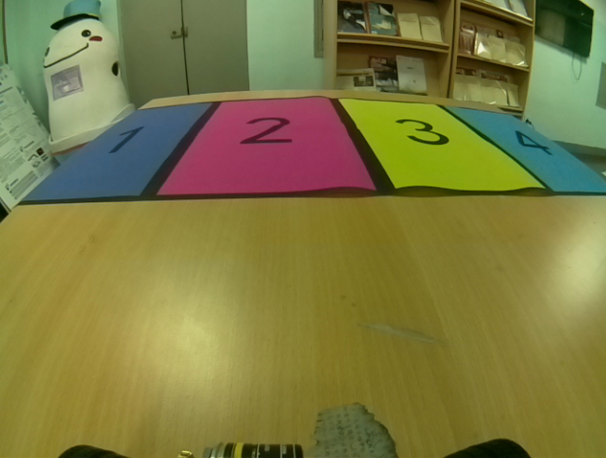
#> input picture Subtask_Code/Parking/2.PNG, 606 x 458 px, found by its file name
$ python parkinglot_detect_colorimage.py   (Python 2 division)   (older library calls are emulated)
#> lines starting #> are read from the running program, lines starting #| are printed output that depends on the picture; after the words box and inside, x2 and y2 are one past the last pixel; in counts of white or black regions, pixels touching at a corner belong together; long printed decimals are rounded
import cv2
import numpy as np
import math
#图片转换
img = cv2.imread("2.png")
#> img is the input picture: shape (458, 606, 3); mean B, G, R 65.1, 122, 125.3
img_c = img.copy()
img_hsv = cv2.cvtColor(img_c,cv2.COLOR_BGR2HSV)
#> img_hsv: shape (458, 606, 3); mean H, S, V 43, 142.9, 133.8
img_gray = cv2.cvtColor(img_c,cv2.COLOR_BGR2GRAY)
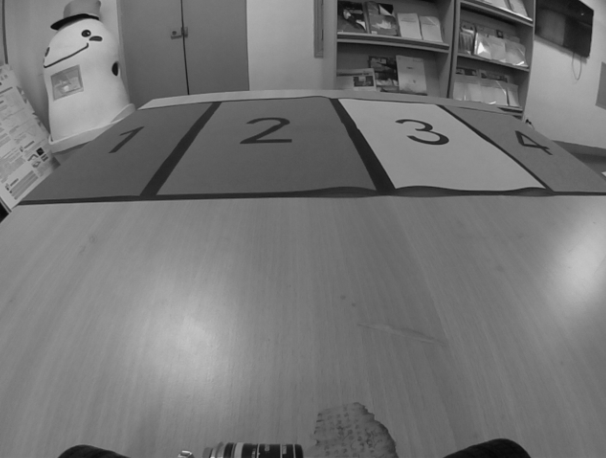
#> img_gray: shape (458, 606); min 7, max 241, mean 116.5
#img_th = cv2.threshold(img_gray,0,255,cv2.THRESH_OTSU)

cv2.imshow("img",img_c)
cv2.imshow("hsv",img_hsv)

#RGB
#test
##lower = np.array([135,30,230])
##upper = np.array([145,35,240])
#2.png黑色
##lower = np.array([0,20,00])
##upper = np.array([60,50,100])
#1.png粉色
##lower = np.array([30,5,100])
##upper = np.array([50,30,140])
#2.png粉色
##lower = np.array([85,45,130])
##upper = np.array([105,75,170])
#3.png粉色
##lower = np.array([0,0,160])
##upper = np.array([5,10,210])

##mask = cv2.inRange(img_c,lower,upper)

#HSV
#1
##lower = np.array([90,0,0])
##upper = np.array([110,255,255])
#2
lower = np.array([160,0,0])
upper = np.array([175,255,255])
# [6 lines of commented-out code are left out]

mask = cv2.inRange(img_hsv,lower,upper)
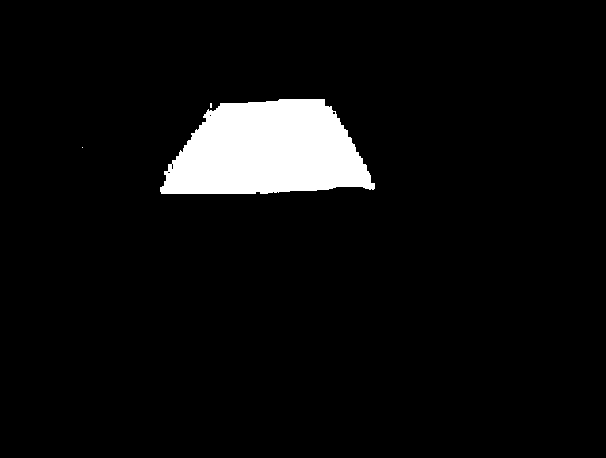
#> mask: shape (458, 606); 5.5% white; 3 white regions (2 under 20 px), largest, box (x1, y1, x2, y2) and area: (160, 99, 375, 194) 15302


#HSV颜色块提取&边框提取

#mask = cv2.erode (mask,None,iterations=3)
mask = cv2.dilate(mask,None,iterations=3)
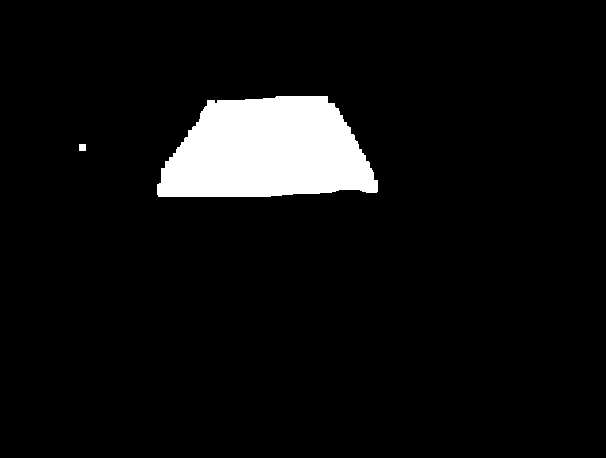
#> mask: shape (458, 606); 6.3% white; 2 white regions
#img_res =cv2.bitwise_not(mask,mask)
mask_c = mask.copy()
cnts = cv2.findContours(mask_c,cv2.RETR_TREE,cv2.CHAIN_APPROX_SIMPLE)[0]
#> cnts = 2 contours; box (x1, y1, x2, y2) and area: (157, 96, 378, 197) 17030, (79, 144, 86, 151) 36
if cnts==[]:print "该阈值范围内无指定车库"
else:
    #根据最大边框获得视野中车库中心
    c = max(cnts,key = cv2.contourArea)
#> c = contour of 146 points, box (x1, y1, x2, y2) (157, 96, 378, 197), area 17030
    cv2.drawContours(img_c,c,-1,(255,255,0),3)
    # [5 lines of commented-out code are left out]
    rect = cv2.minAreaRect(c)
#> rect = ((265.5, 146.3), (220.4, 99.7), -2.16)
    center_x,center_y = rect[0]
#> center_x = 265.5; center_y = 146.3
    width, height = rect[1]
#> width = 220.4; height = 99.7
    theta = rect[2]
#> theta = -2.16
    print "width",width
#| width 220.371
    print "height",height
#| height 99.703
    print "center",rect[0]
#| center (265.464, 146.284)
    print "angle:",rect[2]
#| angle: -2.161

    box = cv2.cv.BoxPoints(rect)
#> box = ((157.2, 200.3), (153.5, 100.6), (373.7, 92.31), (377.5, 191.9))
    box = np.int0(box)
#> box = [[157, 200], [153, 100], [373, 92], [377, 191]]
    cv2.drawContours(img_c, [box], 0, (255,0,0), 2)
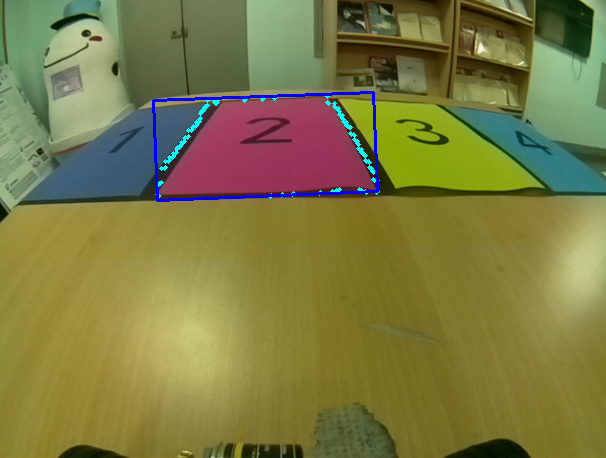
#> img_c: shape (458, 606, 3); mean B, G, R 67.2, 122.1, 124.4
    #左上 左下 右上 右下坐标
    lt_x,lt_y= box[1]
#> lt_x = 153; lt_y = 100
    lb_x,lb_y= box[0]
#> lb_x = 157; lb_y = 200
    rt_x,rt_y= box[2]
#> rt_x = 373; rt_y = 92
    rb_x,rb_y= box[3]
#> rb_x = 377; rb_y = 191
# [5 lines of commented-out code are left out]
    y = [lt_y,lb_y,rt_y,rb_y]
#> y = [100, 200, 92, 191]
    y.sort()
    x = []
    for i in range (4):
        for j in range (4):
            if box[j][1]==y[i]:
                x.append(box[j][0])
                box[j][1]=-1
                break
#> after the loop, box = [[157, -1], [153, -1], [373, -1], [377, -1]]; x = [373, 153, 377, 157]
    mt_x = (x[3]+x[2])/2
#> mt_x = 267
    mt_y = (y[3]+y[2])/2
#> mt_y = 195
    mb_x = (x[1]+x[0])/2
#> mb_x = 263
    mb_y = (y[1]+y[0])/2
#> mb_y = 96
    print "上边中点",mt_x,mt_y
#| 上边中点 267 195
    print "下边中点",mb_x,mb_y
#| 下边中点 263 96
    cv2.circle(img_c,(mt_x,mt_y), 1, (0,255,0), 8)
#> img_c: shape (458, 606, 3); 0.03% of pixels changed, all inside (x1, y1, x2, y2) = (262, 190, 273, 201)
    cv2.circle(img_c,(mb_x,mb_y), 1, (0, 255,0), 8)
#> img_c: shape (458, 606, 3); mean B, G, R 67.1, 122.2, 124.3
    cv2.circle(img_c,(int(center_x),int(center_y)), 1, (0, 0, 255), 8)
#> img_c: shape (458, 606, 3); mean B, G, R 67.1, 122.2, 124.4

    #cv2.imshow('mask',mask)

    cv2.imshow('img_res',img_c)


# [33 lines of commented-out code are left out]

cv2.waitKey (0)
cv2.destroyAllWindows()

$ run again, with Subtask_Code/Parking/0.PNG copied over Subtask_Code/Parking/2.PNG
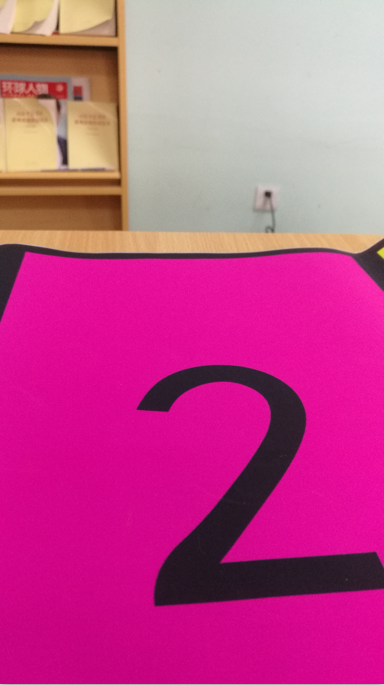
#> input picture Subtask_Code/Parking/0.PNG, 384 x 685 px, found by its file name
#> img is the input picture: shape (685, 384, 3); mean B, G, R 140.1, 73.5, 194.8
#> img_hsv: shape (685, 384, 3); mean H, S, V 113.6, 160.3, 195.5
#> `mask = cv2.dilate(mask,None,iterations=3)`:
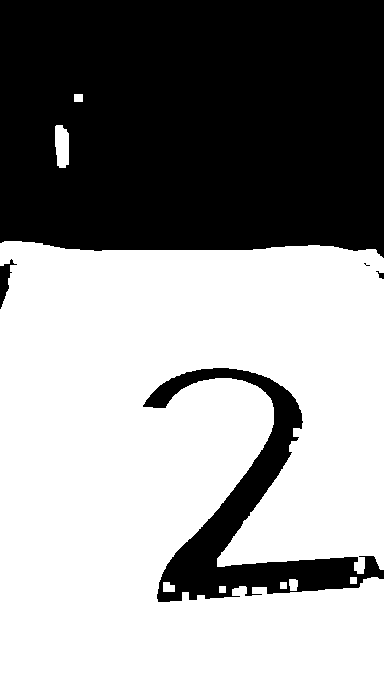
#> mask: shape (685, 384); 58.7% white; 5 black regions (1 under 20 px)
#> cnts = 10 contours, 2 with area under 20; largest, box (x1, y1, x2, y2) and area: (0, 241, 384, 685) 151882, (55, 125, 69, 168) 472, (163, 582, 175, 592) 84, (289, 579, 298, 591) 78, (74, 94, 83, 102) 56, (219, 586, 226, 593) 36, (280, 582, 287, 589) 36, (350, 577, 357, 584) 36
#> c = contour of 572 points, box (x1, y1, x2, y2) (0, 241, 384, 685), area 151882
#> rect = ((191.5, 462.5), (443, 383), -90)
#> center_x = 191.5; center_y = 462.5
#> width = 443; height = 383
#> theta = -90
#| width 443.0
#| height 383.0
#| center (191.5, 462.5)
#| angle: -90.0
#> `box = cv2.cv.BoxPoints(rect)`: box = ((383, 684), (-1.36e-14, 684), (0, 241), (383, 241))
#> `box = np.int0(box)`: box = [[383, 684], [0, 684], [0, 241], [383, 241]]
#> `cv2.drawContours(img_c, [box], 0, (255,0,0), 2)`:
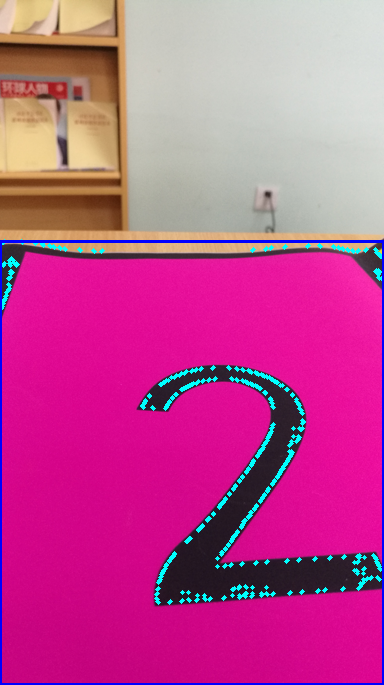
#> img_c: shape (685, 384, 3); mean B, G, R 145, 75.8, 191
#> lt_x = 0; lt_y = 684
#> lb_x = 383; lb_y = 684
#> rt_x = 0; rt_y = 241
#> rb_x = 383; rb_y = 241
#> y = [684, 684, 241, 241]
#> after the loop `for i in range (4):`: box = [[383, -1], [0, -1], [0, -1], [383, -1]]; x = [0, 383, 383, 0]
#> mt_x = 191
#> mt_y = 684
#> mb_x = 191
#> mb_y = 241
#| 上边中点 191 684
#| 下边中点 191 241
